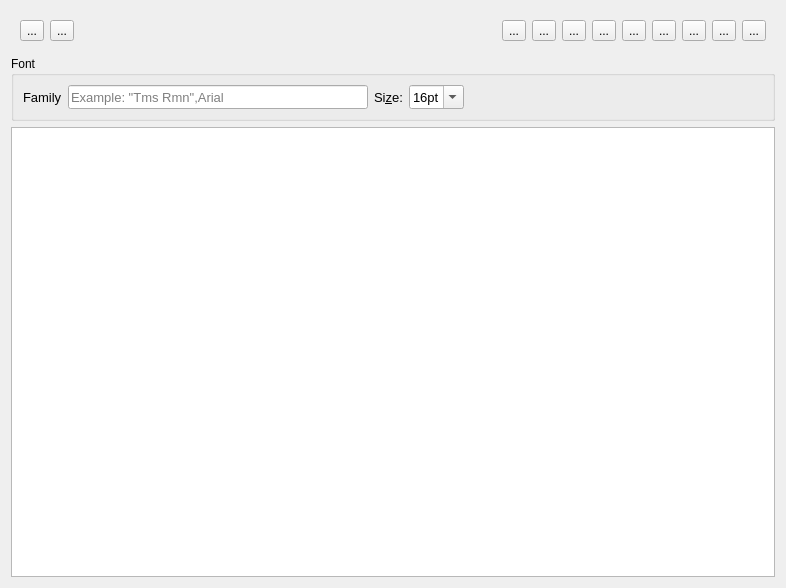
<?xml version="1.0" encoding="UTF-8"?>
<ui version="4.0">
 <class>TextEditorClass</class>
 <widget class="QWidget" name="TextEditorClass">
  <property name="geometry">
   <rect>
    <x>0</x>
    <y>0</y>
    <width>786</width>
    <height>588</height>
   </rect>
  </property>
  <property name="windowTitle">
   <string>Form</string>
  </property>
  <layout class="QVBoxLayout" name="verticalLayout">
   <item>
    <widget class="QWidget" name="widget" native="true">
     <layout class="QHBoxLayout" name="horizontalLayout">
      <item>
       <widget class="QToolButton" name="tbOpen">
        <property name="text">
         <string>...</string>
        </property>
        <property name="icon">
         <iconset>
          <normaloff>D:/Qt/5.15.2/Src/qtbase/examples/widgets/richtext/textedit/images/mac/fileopen.png</normaloff>D:/Qt/5.15.2/Src/qtbase/examples/widgets/richtext/textedit/images/mac/fileopen.png</iconset>
        </property>
        <property name="iconSize">
         <size>
          <width>32</width>
          <height>32</height>
         </size>
        </property>
        <property name="shortcut">
         <string>Ctrl+O</string>
        </property>
       </widget>
      </item>
      <item>
       <widget class="QToolButton" name="tbSave">
        <property name="text">
         <string>...</string>
        </property>
        <property name="icon">
         <iconset>
          <normaloff>D:/Qt/5.15.2/Src/qtbase/examples/widgets/richtext/textedit/images/mac/filesave.png</normaloff>D:/Qt/5.15.2/Src/qtbase/examples/widgets/richtext/textedit/images/mac/filesave.png</iconset>
        </property>
        <property name="iconSize">
         <size>
          <width>32</width>
          <height>32</height>
         </size>
        </property>
        <property name="shortcut">
         <string>Ctrl+S</string>
        </property>
       </widget>
      </item>
      <item>
       <spacer name="horizontalSpacer">
        <property name="orientation">
         <enum>Qt::Horizontal</enum>
        </property>
        <property name="sizeHint" stdset="0">
         <size>
          <width>40</width>
          <height>20</height>
         </size>
        </property>
       </spacer>
      </item>
      <item>
       <widget class="QToolButton" name="tbBold">
        <property name="text">
         <string>...</string>
        </property>
        <property name="icon">
         <iconset>
          <normaloff>D:/Qt/5.15.2/Src/qtbase/examples/widgets/richtext/textedit/images/mac/textbold.png</normaloff>D:/Qt/5.15.2/Src/qtbase/examples/widgets/richtext/textedit/images/mac/textbold.png</iconset>
        </property>
        <property name="iconSize">
         <size>
          <width>32</width>
          <height>32</height>
         </size>
        </property>
        <property name="shortcut">
         <string>Ctrl+B</string>
        </property>
        <property name="checkable">
         <bool>true</bool>
        </property>
       </widget>
      </item>
      <item>
       <widget class="QToolButton" name="tbItalic">
        <property name="text">
         <string>...</string>
        </property>
        <property name="icon">
         <iconset>
          <normaloff>D:/Qt/5.15.2/Src/qtbase/examples/widgets/richtext/textedit/images/mac/textitalic.png</normaloff>D:/Qt/5.15.2/Src/qtbase/examples/widgets/richtext/textedit/images/mac/textitalic.png</iconset>
        </property>
        <property name="iconSize">
         <size>
          <width>32</width>
          <height>32</height>
         </size>
        </property>
        <property name="shortcut">
         <string>Ctrl+I</string>
        </property>
        <property name="checkable">
         <bool>true</bool>
        </property>
       </widget>
      </item>
      <item>
       <widget class="QToolButton" name="tbUnderline">
        <property name="text">
         <string>...</string>
        </property>
        <property name="icon">
         <iconset>
          <normaloff>D:/Qt/5.15.2/Src/qtbase/examples/widgets/richtext/textedit/images/mac/textunder.png</normaloff>D:/Qt/5.15.2/Src/qtbase/examples/widgets/richtext/textedit/images/mac/textunder.png</iconset>
        </property>
        <property name="iconSize">
         <size>
          <width>32</width>
          <height>32</height>
         </size>
        </property>
        <property name="shortcut">
         <string>Ctrl+U</string>
        </property>
        <property name="checkable">
         <bool>true</bool>
        </property>
       </widget>
      </item>
      <item>
       <widget class="QToolButton" name="tbLeftAlign">
        <property name="text">
         <string>...</string>
        </property>
        <property name="icon">
         <iconset>
          <normaloff>D:/Qt/5.15.2/Src/qtbase/examples/widgets/richtext/textedit/images/mac/textleft.png</normaloff>D:/Qt/5.15.2/Src/qtbase/examples/widgets/richtext/textedit/images/mac/textleft.png</iconset>
        </property>
        <property name="iconSize">
         <size>
          <width>32</width>
          <height>32</height>
         </size>
        </property>
        <property name="shortcut">
         <string>Ctrl+L</string>
        </property>
        <property name="checkable">
         <bool>true</bool>
        </property>
        <property name="autoExclusive">
         <bool>true</bool>
        </property>
       </widget>
      </item>
      <item>
       <widget class="QToolButton" name="tbCenterAlign">
        <property name="text">
         <string>...</string>
        </property>
        <property name="icon">
         <iconset>
          <normaloff>D:/Qt/5.15.2/Src/qtbase/examples/widgets/richtext/textedit/images/mac/textcenter.png</normaloff>D:/Qt/5.15.2/Src/qtbase/examples/widgets/richtext/textedit/images/mac/textcenter.png</iconset>
        </property>
        <property name="iconSize">
         <size>
          <width>32</width>
          <height>32</height>
         </size>
        </property>
        <property name="shortcut">
         <string>Ctrl+C</string>
        </property>
        <property name="checkable">
         <bool>true</bool>
        </property>
        <property name="autoExclusive">
         <bool>true</bool>
        </property>
       </widget>
      </item>
      <item>
       <widget class="QToolButton" name="tbJustify">
        <property name="text">
         <string>...</string>
        </property>
        <property name="icon">
         <iconset>
          <normaloff>D:/Qt/5.15.2/Src/qtbase/examples/widgets/richtext/textedit/images/mac/textjustify.png</normaloff>D:/Qt/5.15.2/Src/qtbase/examples/widgets/richtext/textedit/images/mac/textjustify.png</iconset>
        </property>
        <property name="iconSize">
         <size>
          <width>32</width>
          <height>32</height>
         </size>
        </property>
        <property name="shortcut">
         <string>Ctrl+J</string>
        </property>
        <property name="checkable">
         <bool>true</bool>
        </property>
        <property name="autoExclusive">
         <bool>true</bool>
        </property>
       </widget>
      </item>
      <item>
       <widget class="QToolButton" name="tbRightAlign">
        <property name="text">
         <string>...</string>
        </property>
        <property name="icon">
         <iconset>
          <normaloff>D:/Qt/5.15.2/Src/qtbase/examples/widgets/richtext/textedit/images/mac/textright.png</normaloff>D:/Qt/5.15.2/Src/qtbase/examples/widgets/richtext/textedit/images/mac/textright.png</iconset>
        </property>
        <property name="iconSize">
         <size>
          <width>32</width>
          <height>32</height>
         </size>
        </property>
        <property name="shortcut">
         <string>Ctrl+R</string>
        </property>
        <property name="checkable">
         <bool>true</bool>
        </property>
        <property name="autoExclusive">
         <bool>true</bool>
        </property>
       </widget>
      </item>
      <item>
       <widget class="QToolButton" name="tbIndent">
        <property name="text">
         <string>...</string>
        </property>
        <property name="icon">
         <iconset>
          <normaloff>D:/Qt/5.15.2/Src/qtbase/examples/widgets/richtext/textedit/images/mac/format-indent-more.png</normaloff>D:/Qt/5.15.2/Src/qtbase/examples/widgets/richtext/textedit/images/mac/format-indent-more.png</iconset>
        </property>
        <property name="iconSize">
         <size>
          <width>32</width>
          <height>32</height>
         </size>
        </property>
       </widget>
      </item>
      <item>
       <widget class="QToolButton" name="tbUndent">
        <property name="text">
         <string>...</string>
        </property>
        <property name="icon">
         <iconset>
          <normaloff>D:/Qt/5.15.2/Src/qtbase/examples/widgets/richtext/textedit/images/mac/format-indent-less.png</normaloff>D:/Qt/5.15.2/Src/qtbase/examples/widgets/richtext/textedit/images/mac/format-indent-less.png</iconset>
        </property>
        <property name="iconSize">
         <size>
          <width>32</width>
          <height>32</height>
         </size>
        </property>
       </widget>
      </item>
     </layout>
    </widget>
   </item>
   <item>
    <widget class="QGroupBox" name="groupBox">
     <property name="title">
      <string>Font</string>
     </property>
     <layout class="QHBoxLayout" name="horizontalLayout_2">
      <item>
       <widget class="QLabel" name="label_27">
        <property name="font">
         <font>
          <family>Arial</family>
          <pointsize>10</pointsize>
          <weight>50</weight>
          <bold>false</bold>
         </font>
        </property>
        <property name="text">
         <string>Family</string>
        </property>
        <property name="buddy">
         <cstring>edtFontFamily</cstring>
        </property>
       </widget>
      </item>
      <item>
       <widget class="QLineEdit" name="edtFontFamily">
        <property name="minimumSize">
         <size>
          <width>0</width>
          <height>24</height>
         </size>
        </property>
        <property name="font">
         <font>
          <family>Arial</family>
          <pointsize>10</pointsize>
          <weight>50</weight>
          <bold>false</bold>
         </font>
        </property>
        <property name="placeholderText">
         <string>Example: &quot;Tms Rmn&quot;,Arial</string>
        </property>
       </widget>
      </item>
      <item>
       <widget class="QLabel" name="label_28">
        <property name="font">
         <font>
          <family>Arial</family>
          <pointsize>10</pointsize>
          <weight>50</weight>
          <bold>false</bold>
         </font>
        </property>
        <property name="text">
         <string>Si&amp;ze:</string>
        </property>
        <property name="buddy">
         <cstring>cbPointSize</cstring>
        </property>
       </widget>
      </item>
      <item>
       <widget class="QComboBox" name="cbPointSize">
        <property name="minimumSize">
         <size>
          <width>0</width>
          <height>24</height>
         </size>
        </property>
        <property name="font">
         <font>
          <family>Arial</family>
          <pointsize>10</pointsize>
          <weight>50</weight>
          <bold>false</bold>
         </font>
        </property>
        <property name="editable">
         <bool>true</bool>
        </property>
        <property name="currentIndex">
         <number>6</number>
        </property>
        <property name="insertPolicy">
         <enum>QComboBox::NoInsert</enum>
        </property>
        <item>
         <property name="text">
          <string>8pt</string>
         </property>
        </item>
        <item>
         <property name="text">
          <string>9pt</string>
         </property>
        </item>
        <item>
         <property name="text">
          <string>10pt</string>
         </property>
        </item>
        <item>
         <property name="text">
          <string>11pt</string>
         </property>
        </item>
        <item>
         <property name="text">
          <string>12pt</string>
         </property>
        </item>
        <item>
         <property name="text">
          <string>14pt</string>
         </property>
        </item>
        <item>
         <property name="text">
          <string>16pt</string>
         </property>
        </item>
        <item>
         <property name="text">
          <string>18pt</string>
         </property>
        </item>
        <item>
         <property name="text">
          <string>20pt</string>
         </property>
        </item>
        <item>
         <property name="text">
          <string>22pt</string>
         </property>
        </item>
        <item>
         <property name="text">
          <string>24pt</string>
         </property>
        </item>
        <item>
         <property name="text">
          <string>26pt</string>
         </property>
        </item>
        <item>
         <property name="text">
          <string>28pt</string>
         </property>
        </item>
        <item>
         <property name="text">
          <string>36pt</string>
         </property>
        </item>
        <item>
         <property name="text">
          <string>48pt</string>
         </property>
        </item>
        <item>
         <property name="text">
          <string>72pt</string>
         </property>
        </item>
       </widget>
      </item>
      <item>
       <spacer name="horizontalSpacer_2">
        <property name="orientation">
         <enum>Qt::Horizontal</enum>
        </property>
        <property name="sizeHint" stdset="0">
         <size>
          <width>299</width>
          <height>20</height>
         </size>
        </property>
       </spacer>
      </item>
     </layout>
    </widget>
   </item>
   <item>
    <widget class="QTextEdit" name="edtText"/>
   </item>
  </layout>
 </widget>
 <resources/>
 <connections/>
</ui>
